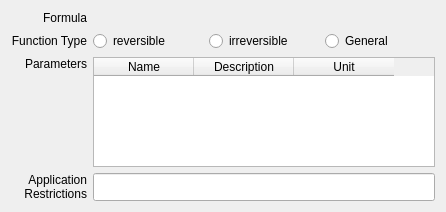
<?xml version="1.0" encoding="UTF-8"?>
<ui version="4.0">
<comment> Begin CVS Header </comment>
<comment>   $Source: /fs/turing/cvs/copasi_dev/cvs_admin/addHeader,v $ </comment>
<comment>   $Revision: 1.18 $ </comment>
<comment>   $Name: HEAD $ </comment>
<comment>   $Author: shoops $ </comment>
<comment>   $Date: 2012/03/07 20:49:51 $ </comment>
<comment> End CVS Header </comment>

<comment> Copyright (C) 2012 by Pedro Mendes, Virginia Tech Intellectual </comment>
<comment> Properties, Inc., University of Heidelberg, and The University </comment>
<comment> of Manchester. </comment>
<comment> All rights reserved. </comment>

 <comment> All rights reserved. </comment>
 <class>FunctionWidget1</class>
 <widget class="CopasiWidget" name="FunctionWidget1">
  <property name="geometry">
   <rect>
    <x>0</x>
    <y>0</y>
    <width>446</width>
    <height>212</height>
   </rect>
  </property>
  <property name="windowTitle">
   <string>Function Window</string>
  </property>
  <layout class="QGridLayout" name="gridLayout">
   <item row="0" column="0">
    <widget class="QLabel" name="TextLabel2">
     <property name="text">
      <string>Formula</string>
     </property>
     <property name="alignment">
      <set>Qt::AlignRight|Qt::AlignTop|Qt::AlignTrailing</set>
     </property>
    </widget>
   </item>
   <item row="0" column="1">
    <widget class="CQExpressionMmlStackedWidget" name="mpExpressionEMSW">
     <widget class="QWidget" name="page"/>
     <widget class="QWidget" name="page_2"/>
    </widget>
   </item>
   <item row="1" column="0">
    <widget class="QLabel" name="TextLabel3">
     <property name="text">
      <string>Function Type</string>
     </property>
     <property name="alignment">
      <set>Qt::AlignRight|Qt::AlignTrailing|Qt::AlignVCenter</set>
     </property>
    </widget>
   </item>
   <item row="1" column="1">
    <layout class="QHBoxLayout" name="horizontalLayout">
     <item>
      <widget class="QRadioButton" name="RadioButton1">
       <property name="text">
        <string>reversible</string>
       </property>
      </widget>
     </item>
     <item>
      <widget class="QRadioButton" name="RadioButton2">
       <property name="text">
        <string>irreversible</string>
       </property>
      </widget>
     </item>
     <item>
      <widget class="QRadioButton" name="RadioButton3">
       <property name="text">
        <string>General</string>
       </property>
      </widget>
     </item>
    </layout>
   </item>
   <item row="2" column="0">
    <widget class="QLabel" name="TextLabel4">
     <property name="text">
      <string>Parameters</string>
     </property>
     <property name="alignment">
      <set>Qt::AlignRight|Qt::AlignTop|Qt::AlignTrailing</set>
     </property>
    </widget>
   </item>
   <item row="2" column="1">
    <widget class="QTableWidget" name="Table1">
     <property name="sizePolicy">
      <sizepolicy hsizetype="MinimumExpanding" vsizetype="Preferred">
       <horstretch>0</horstretch>
       <verstretch>0</verstretch>
      </sizepolicy>
     </property>
     <property name="editTriggers">
      <set>QAbstractItemView::NoEditTriggers</set>
     </property>
     <property name="rowCount">
      <number>0</number>
     </property>
     <property name="columnCount">
      <number>3</number>
     </property>
     <attribute name="horizontalHeaderVisible">
      <bool>true</bool>
     </attribute>
     <attribute name="horizontalHeaderCascadingSectionResizes">
      <bool>true</bool>
     </attribute>
     <attribute name="horizontalHeaderMinimumSectionSize">
      <number>100</number>
     </attribute>
     <attribute name="verticalHeaderVisible">
      <bool>false</bool>
     </attribute>
     <column>
      <property name="text">
       <string>Name</string>
      </property>
     </column>
     <column>
      <property name="text">
       <string>Description</string>
      </property>
     </column>
     <column>
      <property name="text">
       <string>Unit</string>
      </property>
     </column>
    </widget>
   </item>
   <item row="3" column="0">
    <widget class="QLabel" name="TextLabel5">
     <property name="text">
      <string>Application
Restrictions</string>
     </property>
     <property name="alignment">
      <set>Qt::AlignRight|Qt::AlignTop|Qt::AlignTrailing</set>
     </property>
    </widget>
   </item>
   <item row="3" column="1">
    <widget class="QLineEdit" name="mpEditApplicationRestrictions">
     <property name="sizePolicy">
      <sizepolicy hsizetype="Expanding" vsizetype="Preferred">
       <horstretch>0</horstretch>
       <verstretch>0</verstretch>
      </sizepolicy>
     </property>
     <property name="readOnly">
      <bool>true</bool>
     </property>
    </widget>
   </item>
  </layout>
 </widget>
 <customwidgets>
  <customwidget>
   <class>CopasiWidget</class>
   <extends>QWidget</extends>
   <header>copasi/UI/copasiWidget.h</header>
   <container>1</container>
  </customwidget>
  <customwidget>
   <class>CQExpressionMmlStackedWidget</class>
   <extends>QStackedWidget</extends>
   <header>CQExpressionMmlStackedWidget.h</header>
   <container>1</container>
  </customwidget>
 </customwidgets>
 <tabstops>
  <tabstop>RadioButton1</tabstop>
  <tabstop>RadioButton2</tabstop>
  <tabstop>RadioButton3</tabstop>
  <tabstop>Table1</tabstop>
 </tabstops>
 <resources/>
 <connections>
  <connection>
   <sender>RadioButton1</sender>
   <signal>toggled(bool)</signal>
   <receiver>FunctionWidget1</receiver>
   <slot>slotReversibilityChanged()</slot>
   <hints>
    <hint type="sourcelabel">
     <x>224</x>
     <y>92</y>
    </hint>
    <hint type="destinationlabel">
     <x>4</x>
     <y>168</y>
    </hint>
   </hints>
  </connection>
  <connection>
   <sender>RadioButton2</sender>
   <signal>toggled(bool)</signal>
   <receiver>FunctionWidget1</receiver>
   <slot>slotReversibilityChanged()</slot>
   <hints>
    <hint type="sourcelabel">
     <x>343</x>
     <y>92</y>
    </hint>
    <hint type="destinationlabel">
     <x>9</x>
     <y>158</y>
    </hint>
   </hints>
  </connection>
  <connection>
   <sender>RadioButton3</sender>
   <signal>toggled(bool)</signal>
   <receiver>FunctionWidget1</receiver>
   <slot>slotReversibilityChanged()</slot>
   <hints>
    <hint type="sourcelabel">
     <x>462</x>
     <y>92</y>
    </hint>
    <hint type="destinationlabel">
     <x>473</x>
     <y>156</y>
    </hint>
   </hints>
  </connection>
 </connections>
 <slots>
  <slot>slotCommitButtonClicked()</slot>
  <slot>slotCancelButtonClicked()</slot>
  <slot>slotNewButtonClicked()</slot>
  <slot>slotDeleteButtonClicked()</slot>
  <slot>slotTableValueChanged()</slot>
  <slot>slotReversibilityChanged()</slot>
  <slot>slotFcnDescriptionChanged()</slot>
  <slot>slotTableValueChanged(int,int)</slot>
  <slot>slotTest(QTableWidgetItem*)</slot>
 </slots>
</ui>
